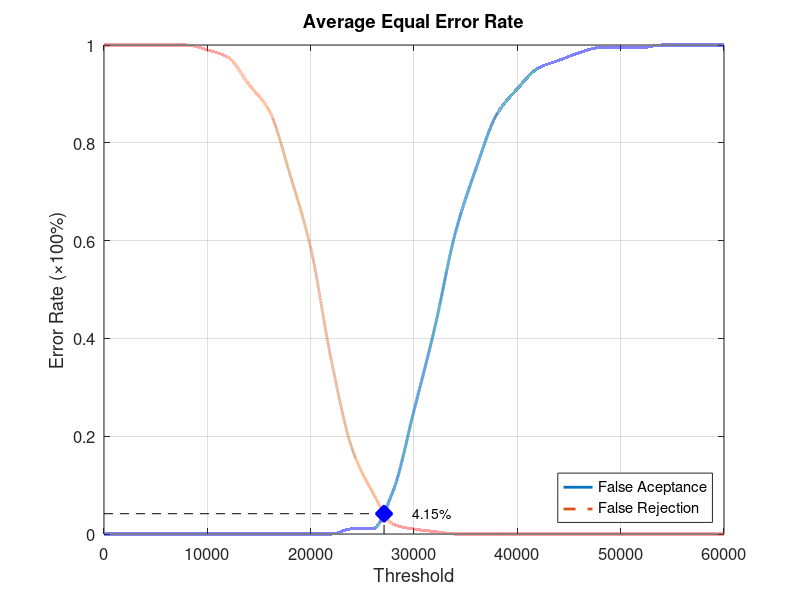
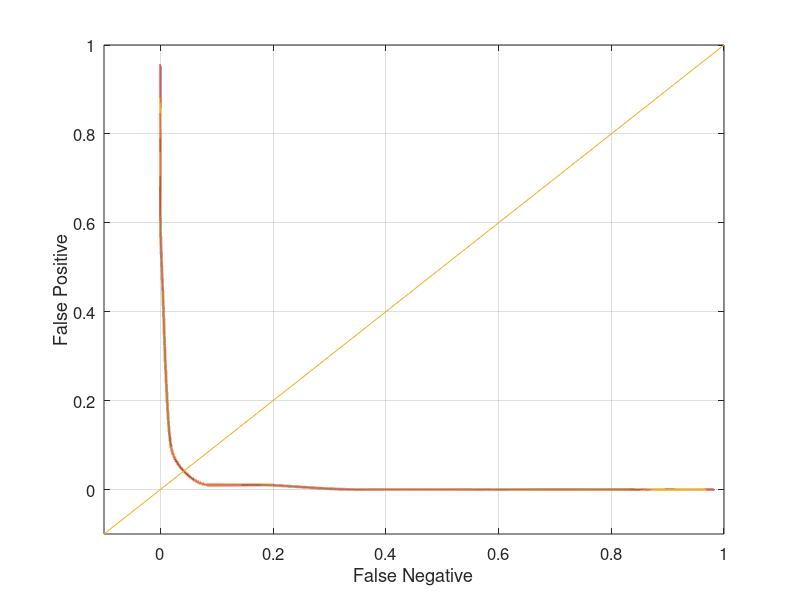

The MATLAB script that drew these images, in order:
function yEER = Database5_4
close all;
clear;
clc;
x = 0:2000:60000;
xq = 0:0.5:60000;

y0 = [0 0 0 0 0 0 0 0 0 0 0 0 0.0105263 0.0105263 0.0894737 0.252632 0.421053 0.615789 0.747368 0.857895 0.910526 0.952632 0.968421 0.984211 0.994737 0.994737 0.994737 1 1 1 1];
yy0 = interp1(x, y0, xq, 'pchip');
y1 = [1 1 1 1 1 0.99 0.975 0.92 0.865 0.735 0.585 0.355 0.175 0.085 0.02 0.01 0.005 0 0 0 0 0 0 0 0 0 0 0 0 0 0];
yy1 = interp1(x, y1, xq, 'pchip');

% Calculating EER: 
y2 = abs(y0 - y1);
find(y2 == min(y2))
yy2 = abs(yy0 - yy1);
xEER = find(yy2 == min(yy2));
xEERIndex = xq(xEER) % X-axis EER
yEER = yy0(xEER) % Y-axis EER

main = figure
plot(xq, yy0,'-','LineWidth', 2);	hold on
plot(xq, yy1,'--','LineWidth', 2);	hold on
plot([xEERIndex xEERIndex], [0 yEER], 'k--');	hold on
plot([0 xEERIndex], [yEER yEER], 'k--');	hold on
plot(xEERIndex, yEER, 'bx', 'LineWidth', 10);	hold on
text(xEERIndex + 10 * xEERIndex / 100, yEER, [num2str(round((10000 * yEER)) / 100) '%'])
legend('False Aceptance', 'False Rejection', 'Location', 'SouthEast')
xlabel('Threshold')
ylabel('Error Rate (\times100%)')
title('Average Equal Error Rate')
set(gca, 'FontSize', 12)
axis([0 60000 0 1])
grid on

print(main, 'Database5_4Main', '-dpng');
FNRxFPR = figure('Color', [1 1 1]);
plot(yy1, yy0, '-', yy1, yy0, 'LineWidth', 2);
hold on
y = -0.1:0.1:1
plot(y, y); 
set(gca, 'FontSize', 12)
xlabel('False Negative')
ylabel('False Positive')
axis([-0.1 1 -0.1 1])
set(gca, 'FontSize', 12)
grid on

print(FNRxFPR, 'Database5_4FNRxFPR','-dpng');
end
